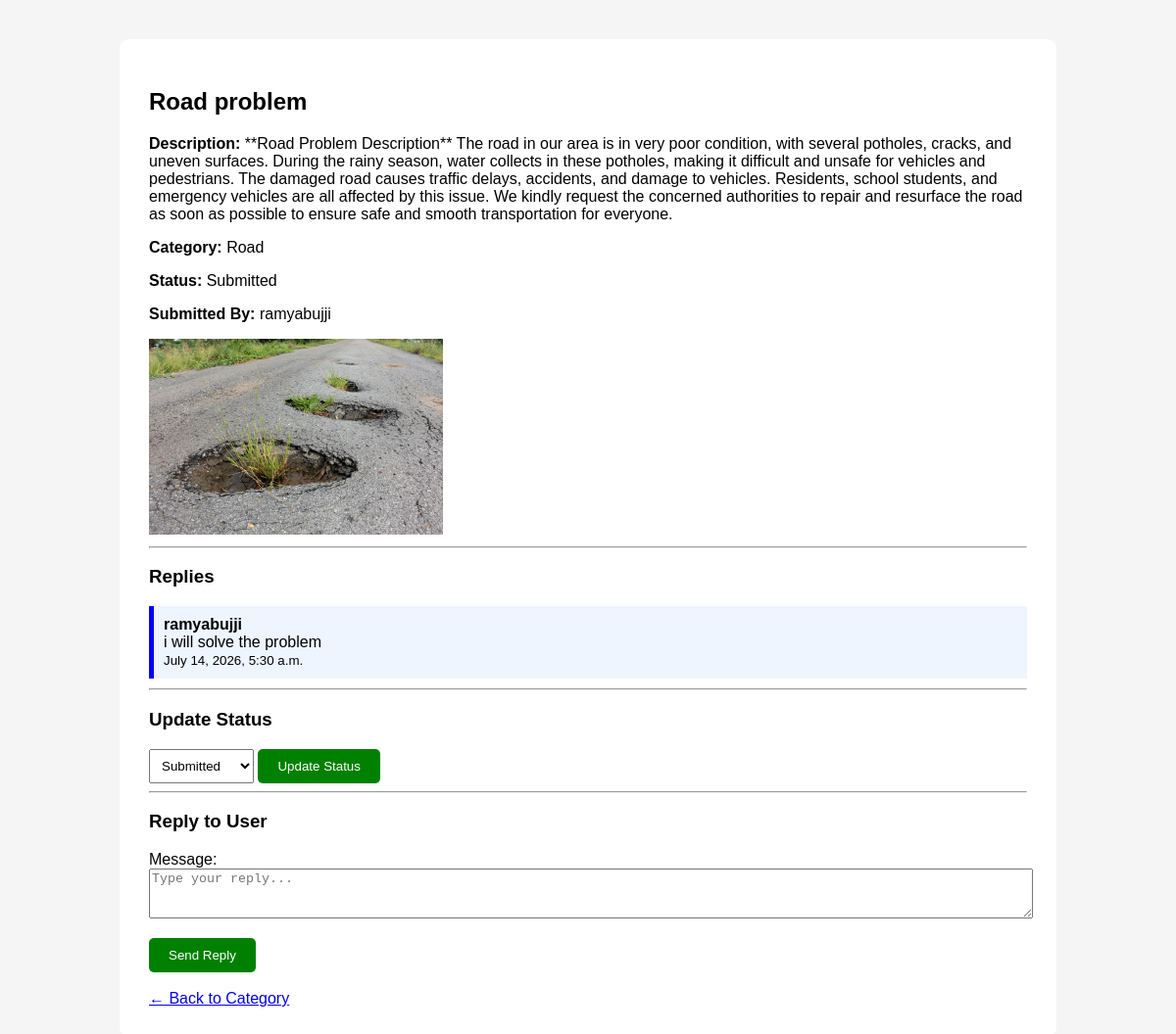
/issue/11/ (signed in), run on the app's committed database.
### reports/models.py (models this page shows, shortened)
class Issue(models.Model):
    CATEGORY_CHOICES = [
        ('road', 'Road'),
        ('education', 'Education'),
        ('water', 'Water'),
        ('health', 'Health'),
        ('other', 'Other'),
    ]
    STATUS_CHOICES = [
        ('submitted', 'Submitted'),
        ('in_progress', 'In Progress'),
        ('resolved', 'Resolved'),
    ]
    title = models.CharField(max_length=200)
    description = models.TextField()
    photo = models.ImageField(upload_to='issues/', blank=True, null=True)
    category = models.CharField(max_length=50, choices=CATEGORY_CHOICES)
    custom_category = models.CharField(
        max_length=100,
        blank=True,
        null=True
    )
    status = models.CharField(
        max_length=50,
        choices=STATUS_CHOICES,
        default='submitted'
    )
    created_at = models.DateTimeField(auto_now_add=True)
    submitted_by = models.ForeignKey(
        User,
        on_delete=models.CASCADE
    )
    department = models.ForeignKey(
        Department,
        on_delete=models.SET_NULL,
        null=True,
        blank=True
    )

class Reply(models.Model):
    issue = models.ForeignKey(
        Issue,
        on_delete=models.CASCADE,
        related_name="replies"
    )
    author = models.ForeignKey(
        User,
        on_delete=models.CASCADE
    )
    message = models.TextField()
    created_at = models.DateTimeField(auto_now_add=True)
    is_admin_reply = models.BooleanField(default=True)

### reports/views.py (the view, shortened to what this page needs)
@login_required
def issue_detail(request, issue_id):
    issue = get_object_or_404(Issue, id=issue_id)
    if request.user.is_superuser:
        form = ReplyForm()
    else:
        form = None
    return render(
        request,
        "reports/issue_detail.html",
        {
            "issue": issue,
            "form": form
        }
    )

### reports/forms.py
class ReplyForm(forms.ModelForm):
    class Meta:
        model = Reply
        fields = ['message']
        widgets = {
            'message': forms.Textarea(
                attrs={
                    'rows': 3,
                    'class': 'form-control',
                    'placeholder': 'Type your reply...'
                }
            )
        }

### templates/reports/issue_detail.html (shortened to what this page needs)
{% load static %}
<!DOCTYPE html>
<html>
<head>
</head>
<body>
<div class="container">
<h2>{{ issue.title }}</h2>
<p><b>Description:</b> {{ issue.description }}</p>
<p><b>Category:</b> {{ issue.get_category_display }}</p>
<p><b>Status:</b> {{ issue.get_status_display }}</p>
<p><b>Submitted By:</b> {{ issue.submitted_by.username }}</p>
{% if issue.photo %}
<img src="{{ issue.photo.url }}" width="300">
{% endif %}
<hr>
<h3>Replies</h3>
{% for reply in issue.replies.all %}
<div class="reply">
<b>{{ reply.author.username }}</b>
<br>
{{ reply.message }}
<br>
<small>{{ reply.created_at }}</small>
</div>
{% empty %}
<p>No replies yet.</p>
{% endfor %}
{% if request.user.is_superuser %}
<hr>
<h3>Update Status</h3>
<form method="POST">
<select name="status">
{% for value,name in issue.STATUS_CHOICES %}
<option value="{{ value }}"
{% if issue.status == value %}
selected
{% endif %}
>
{{ name }}
</option>
{% endfor %}
</select>
<button type="submit">
Update Status
</button>
</form>
<hr>
<h3>Reply to User</h3>
<form method="POST">
{{ form.as_p }}
<button type="submit">
Send Reply
</button>
</form>
{% endif %}
<br>
<a href="{% url 'issues_by_category' issue.category %}">
← Back to Category
</a>
</div>
</body>
</html>

### templates/reports/issue_detail.html (style rules this page uses)
body { font-family:Arial; background:#f5f5f5; margin:40px; }
.container { width:80%; margin:auto; background:white; padding:30px; border-radius:10px; }
.reply { background:#eef5ff; padding:10px; margin:10px 0; border-left:5px solid blue; }
textarea { width:100%; }
button { padding:10px 20px; background:green; color:white; border:none; border-radius:5px; cursor:pointer; }
select { padding:8px; }

### data on the page
Issue: title "Road problem", description "**Road Problem Description** The road in our area is in very poor condition, with several potholes, cracks, and uneven surfaces. During the rainy season, water collects in these potholes, making it difficult and unsafe for vehicles and pedestrians. The damaged road causes traffic delays, accidents, and damage to vehicles. Residents, school students, and emergency vehicles are all affected by this issue. We kindly request the concerned authorities to repair and resurface the road as soon as possible to ensure safe and smooth transportation for everyone.", category "Road", status "Submitted", submitted_by.username "ramyabujji", photo (picture)
Reply: author.username "ramyabujji", message "i will solve the problem", created_at "July 14, 2026, 5:30 a.m."
